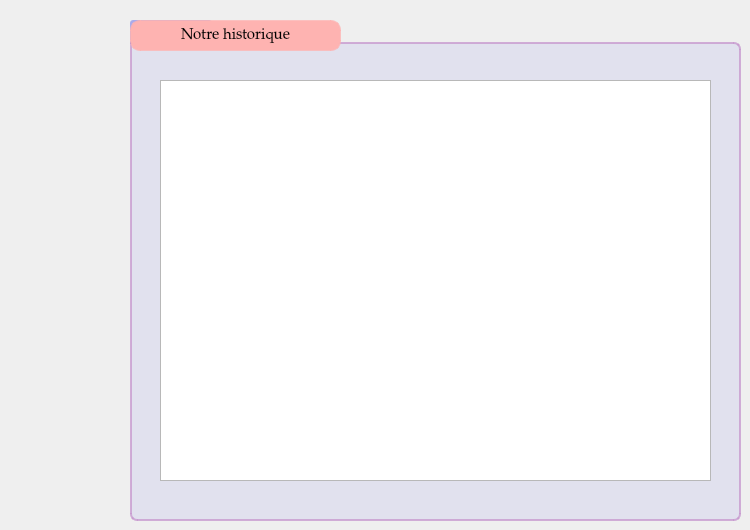
   <widget class="QWidget" name="tab_4">
    <attribute name="title">
     <string>Page</string>
    </attribute>
    <widget class="QGroupBox" name="groupBox_9">
     <property name="geometry">
      <rect>
       <x>130</x>
       <y>20</y>
       <width>611</width>
       <height>501</height>
      </rect>
     </property>
     <property name="styleSheet">
      <string notr="true">QGroupBox {
	background: rgba(64,66,226,20); 
    border: 2px solid;
	border-top-right-radius: 7px;
	border-bottom-right-radius: 7px;
	border-bottom-left-radius: 7px;
    border-color: rgba(199, 153, 207, 200);
    margin-top: 22px;
}
QGroupBox::title  {
    background-color: rgba(64,66,226,100);
    subcontrol-origin: margin;
    subcontrol-position: top left;
    padding: 5px;
	border-top-left-radius: 3px;
	border-top-right-radius: 3px;
}</string>
     </property>
     <property name="title">
      <string>Ajouter Salle</string>
     </property>
     <widget class="QPushButton" name="Perso_push_Supprimer_10">
      <property name="geometry">
       <rect>
        <x>0</x>
        <y>0</y>
        <width>211</width>
        <height>31</height>
       </rect>
      </property>
      <property name="font">
       <font>
        <family>Palatino Linotype</family>
        <pointsize>11</pointsize>
        <weight>50</weight>
        <italic>false</italic>
        <bold>false</bold>
       </font>
      </property>
      <property name="styleSheet">
       <string notr="true">QPushButton {
background-color: rgba(254,179,177,255);
border-radius: 10px;
border: 2px solid rgba(254,179,177,200);
}
QPushButton:hover {
background-color: rgba(233,96,90,255);
}</string>
      </property>
      <property name="text">
       <string>Notre historique</string>
      </property>
     </widget>
     <widget class="QTextBrowser" name="histo">
      <property name="geometry">
       <rect>
        <x>30</x>
        <y>60</y>
        <width>551</width>
        <height>401</height>
       </rect>
      </property>
     </widget>
    </widget>
   </widget>
